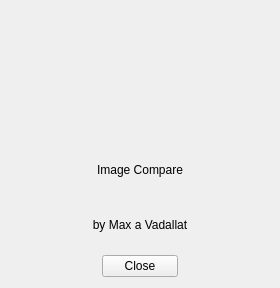
<?xml version="1.0" encoding="UTF-8"?>
<ui version="4.0">
 <class>AboutForm</class>
 <widget class="QWidget" name="AboutForm">
  <property name="geometry">
   <rect>
    <x>0</x>
    <y>0</y>
    <width>280</width>
    <height>288</height>
   </rect>
  </property>
  <property name="windowTitle">
   <string>Form</string>
  </property>
  <layout class="QGridLayout" name="gridLayout">
   <item row="0" column="0">
    <layout class="QVBoxLayout" name="verticalLayout">
     <item>
      <layout class="QHBoxLayout" name="horizontalLayout_2">
       <item>
        <spacer name="horizontalSpacer_3">
         <property name="orientation">
          <enum>Qt::Horizontal</enum>
         </property>
         <property name="sizeHint" stdset="0">
          <size>
           <width>40</width>
           <height>20</height>
          </size>
         </property>
        </spacer>
       </item>
       <item>
        <widget class="QLabel" name="icon">
         <property name="sizePolicy">
          <sizepolicy hsizetype="MinimumExpanding" vsizetype="MinimumExpanding">
           <horstretch>0</horstretch>
           <verstretch>0</verstretch>
          </sizepolicy>
         </property>
         <property name="minimumSize">
          <size>
           <width>128</width>
           <height>128</height>
          </size>
         </property>
         <property name="maximumSize">
          <size>
           <width>128</width>
           <height>128</height>
          </size>
         </property>
         <property name="text">
          <string/>
         </property>
         <property name="pixmap">
          <pixmap resource="../imagecompare.qrc">:/resources/images/icons/main_icon.png</pixmap>
         </property>
        </widget>
       </item>
       <item>
        <spacer name="horizontalSpacer_4">
         <property name="orientation">
          <enum>Qt::Horizontal</enum>
         </property>
         <property name="sizeHint" stdset="0">
          <size>
           <width>40</width>
           <height>20</height>
          </size>
         </property>
        </spacer>
       </item>
      </layout>
     </item>
     <item>
      <widget class="QLabel" name="label">
       <property name="sizePolicy">
        <sizepolicy hsizetype="MinimumExpanding" vsizetype="Preferred">
         <horstretch>0</horstretch>
         <verstretch>0</verstretch>
        </sizepolicy>
       </property>
       <property name="text">
        <string>Image Compare</string>
       </property>
       <property name="alignment">
        <set>Qt::AlignCenter</set>
       </property>
      </widget>
     </item>
     <item>
      <widget class="QLabel" name="label_2">
       <property name="text">
        <string>by Max a Vadallat</string>
       </property>
       <property name="alignment">
        <set>Qt::AlignCenter</set>
       </property>
      </widget>
     </item>
     <item>
      <layout class="QHBoxLayout" name="horizontalLayout">
       <item>
        <spacer name="horizontalSpacer">
         <property name="orientation">
          <enum>Qt::Horizontal</enum>
         </property>
         <property name="sizeHint" stdset="0">
          <size>
           <width>40</width>
           <height>20</height>
          </size>
         </property>
        </spacer>
       </item>
       <item>
        <widget class="QPushButton" name="pushButton">
         <property name="sizePolicy">
          <sizepolicy hsizetype="Fixed" vsizetype="Fixed">
           <horstretch>0</horstretch>
           <verstretch>0</verstretch>
          </sizepolicy>
         </property>
         <property name="minimumSize">
          <size>
           <width>76</width>
           <height>0</height>
          </size>
         </property>
         <property name="maximumSize">
          <size>
           <width>76</width>
           <height>16777215</height>
          </size>
         </property>
         <property name="text">
          <string>Close</string>
         </property>
        </widget>
       </item>
       <item>
        <spacer name="horizontalSpacer_2">
         <property name="orientation">
          <enum>Qt::Horizontal</enum>
         </property>
         <property name="sizeHint" stdset="0">
          <size>
           <width>40</width>
           <height>20</height>
          </size>
         </property>
        </spacer>
       </item>
      </layout>
     </item>
    </layout>
   </item>
  </layout>
 </widget>
 <resources>
  <include location="../imagecompare.qrc"/>
 </resources>
 <connections/>
</ui>
